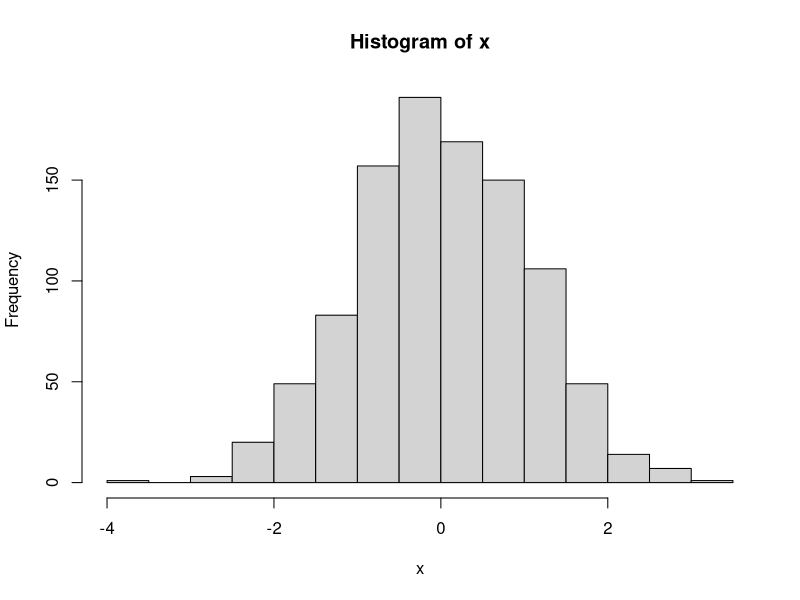

This chart was generated by the following R code: (Note: this script raises an error after producing the figure.)
## ---- chunk 1

likProfMCap <- "Negative log likelihood (NLL) profile for operating model fits with natural mortaltiy fixed at values ranging from 0.1 to 1.0. The top panel shows the total NLL, while the middle and bottom panels show NLL components for indices and length compositions, respectively."

rnormhist <- "histogram of 1000 draws from normal distribution"
## ---- chunk 2
x <- rnorm(1000)
hist(x)
## ---- chunk 3
knitr::include_graphics("figure/LikeProfileM.pdf")
